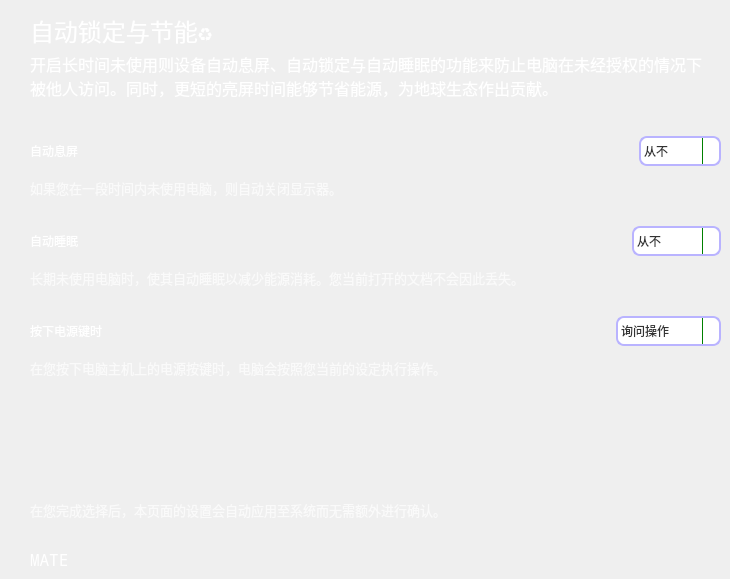
      <widget class="QWidget" name="util_greenify_stack_mate">
       <widget class="QLabel" name="util_greenify_stack_mate_prompt_subheader">
        <property name="geometry">
         <rect>
          <x>30</x>
          <y>50</y>
          <width>681</width>
          <height>51</height>
         </rect>
        </property>
        <property name="font">
         <font>
          <family>Noto Mono</family>
          <pointsize>12</pointsize>
          <weight>50</weight>
          <italic>false</italic>
          <bold>false</bold>
         </font>
        </property>
        <property name="styleSheet">
         <string notr="true">font: 12pt &quot;Noto Mono&quot;;
color: rgb(255, 255, 255);</string>
        </property>
        <property name="text">
         <string>开启长时间未使用则设备自动息屏、自动锁定与自动睡眠的功能来防止电脑在未经授权的情况下被他人访问。同时，更短的亮屏时间能够节省能源，为地球生态作出贡献。</string>
        </property>
        <property name="wordWrap">
         <bool>true</bool>
        </property>
       </widget>
       <widget class="QLabel" name="util_greenify_stack_mate_prompt_temp">
        <property name="geometry">
         <rect>
          <x>30</x>
          <y>550</y>
          <width>101</width>
          <height>20</height>
         </rect>
        </property>
        <property name="font">
         <font>
          <family>Noto Mono</family>
          <pointsize>12</pointsize>
          <weight>50</weight>
          <italic>false</italic>
          <bold>false</bold>
         </font>
        </property>
        <property name="styleSheet">
         <string notr="true">font: 12pt &quot;Noto Mono&quot;;
color: rgb(255, 255, 255);</string>
        </property>
        <property name="text">
         <string>MATE</string>
        </property>
        <property name="wordWrap">
         <bool>true</bool>
        </property>
       </widget>
       <widget class="QLabel" name="util_greenify_stack_mate_prompt_header">
        <property name="geometry">
         <rect>
          <x>30</x>
          <y>10</y>
          <width>411</width>
          <height>41</height>
         </rect>
        </property>
        <property name="font">
         <font>
          <family>Noto Mono</family>
          <pointsize>18</pointsize>
          <weight>50</weight>
          <italic>false</italic>
          <bold>false</bold>
         </font>
        </property>
        <property name="styleSheet">
         <string notr="true">font: 18pt &quot;Noto Mono&quot;;
color: rgb(255, 255, 255);</string>
        </property>
        <property name="text">
         <string>自动锁定与节能♻️</string>
        </property>
       </widget>
       <widget class="QWidget" name="layoutWidget_9">
        <property name="geometry">
         <rect>
          <x>30</x>
          <y>130</y>
          <width>691</width>
          <height>70</height>
         </rect>
        </property>
        <layout class="QVBoxLayout" name="mate_autoblank_layout_with_tip" stretch="6,1">
         <item>
          <layout class="QHBoxLayout" name="mate_autoblank_layout">
           <item>
            <widget class="QLabel" name="mate_autoblank_prompt">
             <property name="minimumSize">
              <size>
               <width>0</width>
               <height>40</height>
              </size>
             </property>
             <property name="styleSheet">
              <string notr="true">font: 14pt &quot;Noto Mono&quot;;
color: rgb(255, 255, 255);</string>
             </property>
             <property name="text">
              <string>自动息屏</string>
             </property>
            </widget>
           </item>
           <item>
            <spacer name="mate_autoblank_spacer">
             <property name="orientation">
              <enum>Qt::Horizontal</enum>
             </property>
             <property name="sizeHint" stdset="0">
              <size>
               <width>40</width>
               <height>20</height>
              </size>
             </property>
            </spacer>
           </item>
           <item>
            <widget class="QComboBox" name="mate_autoblank_combo_setting">
             <property name="sizePolicy">
              <sizepolicy hsizetype="Preferred" vsizetype="Fixed">
               <horstretch>0</horstretch>
               <verstretch>0</verstretch>
              </sizepolicy>
             </property>
             <property name="minimumSize">
              <size>
               <width>0</width>
               <height>30</height>
              </size>
             </property>
             <property name="maximumSize">
              <size>
               <width>90</width>
               <height>16777215</height>
              </size>
             </property>
             <property name="styleSheet">
              <string notr="true">QComboBox {
    border: 2px solid rgb(185, 179, 255);
    border-radius: 8px;
    padding: 1px 18px 1px 3px;
		color: rgb(51, 51, 51);
}

QComboBox:editable {
    background: rgb(240, 250, 254);
}

QComboBox:!editable, QComboBox::drop-down:editable {
		background: white;
}

/* QComboBox gets the &quot;on&quot; state when the popup is open */
QComboBox:!editable:on, QComboBox::drop-down:editable:on {
    background: white;
		color: rgb(147, 123, 171);
		font-weight: bold;
		/* color: rgb(255, 255, 255); */
}

QComboBox:!enabled {
    background: white;
}

QComboBox:on { /* shift the text when the popup opens */
    padding-top: 3px;
    padding-left: 4px;
}

QComboBox::drop-down {
    subcontrol-origin: padding;
    subcontrol-position: top right;
    width: 16px;

    border-left-width: 1px;
    border-left-color: green;
    border-left-style: solid; /* just a single line */
    border-top-right-radius: 6px; /* same radius as the QComboBox */
    border-bottom-right-radius: 3px;
}

QComboBox::down-arrow:on { /* shift the arrow when popup is open */
    top: 1px;
    left: 1px;
}</string>
             </property>
             <item>
              <property name="text">
               <string>从不</string>
              </property>
             </item>
             <item>
              <property name="text">
               <string>1分钟</string>
              </property>
             </item>
             <item>
              <property name="text">
               <string>5分钟</string>
              </property>
             </item>
             <item>
              <property name="text">
               <string>10分钟</string>
              </property>
             </item>
             <item>
              <property name="text">
               <string>30分钟</string>
              </property>
             </item>
             <item>
              <property name="text">
               <string>60分钟</string>
              </property>
             </item>
            </widget>
           </item>
          </layout>
         </item>
         <item>
          <widget class="QLabel" name="mate_autoblank_tip">
           <property name="maximumSize">
            <size>
             <width>16777215</width>
             <height>20</height>
            </size>
           </property>
           <property name="font">
            <font>
             <family>Noto Mono</family>
             <pointsize>10</pointsize>
             <weight>50</weight>
             <italic>false</italic>
             <bold>false</bold>
            </font>
           </property>
           <property name="styleSheet">
            <string notr="true">font: 10pt &quot;Noto Mono&quot;;
color: rgba(255, 255, 255, 180);</string>
           </property>
           <property name="text">
            <string>如果您在一段时间内未使用电脑，则自动关闭显示器。</string>
           </property>
           <property name="wordWrap">
            <bool>true</bool>
           </property>
          </widget>
         </item>
        </layout>
       </widget>
       <widget class="QWidget" name="layoutWidget_10">
        <property name="geometry">
         <rect>
          <x>30</x>
          <y>220</y>
          <width>691</width>
          <height>70</height>
         </rect>
        </property>
        <layout class="QVBoxLayout" name="mate_auto_suspend_layout_with_tip" stretch="6,1">
         <item>
          <layout class="QHBoxLayout" name="mate_auto_suspend_layout">
           <item>
            <widget class="QLabel" name="mate_auto_suspend_prompt">
             <property name="minimumSize">
              <size>
               <width>0</width>
               <height>40</height>
              </size>
             </property>
             <property name="styleSheet">
              <string notr="true">font: 14pt &quot;Noto Mono&quot;;
color: rgb(255, 255, 255);</string>
             </property>
             <property name="text">
              <string>自动睡眠</string>
             </property>
            </widget>
           </item>
           <item>
            <spacer name="mate_auto_suspend_spacer">
             <property name="orientation">
              <enum>Qt::Horizontal</enum>
             </property>
             <property name="sizeHint" stdset="0">
              <size>
               <width>40</width>
               <height>20</height>
              </size>
             </property>
            </spacer>
           </item>
           <item>
            <widget class="QComboBox" name="mate_auto_suspend_combo_setting">
             <property name="sizePolicy">
              <sizepolicy hsizetype="Preferred" vsizetype="Fixed">
               <horstretch>0</horstretch>
               <verstretch>0</verstretch>
              </sizepolicy>
             </property>
             <property name="minimumSize">
              <size>
               <width>0</width>
               <height>30</height>
              </size>
             </property>
             <property name="maximumSize">
              <size>
               <width>90</width>
               <height>16777215</height>
              </size>
             </property>
             <property name="styleSheet">
              <string notr="true">QComboBox {
    border: 2px solid rgb(185, 179, 255);
    border-radius: 8px;
    padding: 1px 18px 1px 3px;
		color: rgb(51, 51, 51);
}

QComboBox:editable {
    background: rgb(240, 250, 254);
}

QComboBox:!editable, QComboBox::drop-down:editable {
		background: white;
}

/* QComboBox gets the &quot;on&quot; state when the popup is open */
QComboBox:!editable:on, QComboBox::drop-down:editable:on {
    background: white;
		color: rgb(147, 123, 171);
		font-weight: bold;
		/* color: rgb(255, 255, 255); */
}

QComboBox:!enabled {
    background: white;
}

QComboBox:on { /* shift the text when the popup opens */
    padding-top: 3px;
    padding-left: 4px;
}

QComboBox::drop-down {
    subcontrol-origin: padding;
    subcontrol-position: top right;
    width: 16px;

    border-left-width: 1px;
    border-left-color: green;
    border-left-style: solid; /* just a single line */
    border-top-right-radius: 6px; /* same radius as the QComboBox */
    border-bottom-right-radius: 3px;
}

QComboBox::down-arrow:on { /* shift the arrow when popup is open */
    top: 1px;
    left: 1px;
}</string>
             </property>
             <item>
              <property name="text">
               <string>从不</string>
              </property>
             </item>
             <item>
              <property name="text">
               <string>10分钟</string>
              </property>
             </item>
             <item>
              <property name="text">
               <string>30分钟</string>
              </property>
             </item>
             <item>
              <property name="text">
               <string>60分钟</string>
              </property>
             </item>
             <item>
              <property name="text">
               <string>120分钟</string>
              </property>
             </item>
            </widget>
           </item>
          </layout>
         </item>
         <item>
          <widget class="QLabel" name="mate_auto_suspend_tip">
           <property name="maximumSize">
            <size>
             <width>16777215</width>
             <height>20</height>
            </size>
           </property>
           <property name="font">
            <font>
             <family>Noto Mono</family>
             <pointsize>10</pointsize>
             <weight>50</weight>
             <italic>false</italic>
             <bold>false</bold>
            </font>
           </property>
           <property name="styleSheet">
            <string notr="true">font: 10pt &quot;Noto Mono&quot;;
color: rgba(255, 255, 255, 180);</string>
           </property>
           <property name="text">
            <string>长期未使用电脑时，使其自动睡眠以减少能源消耗。您当前打开的文档不会因此丢失。</string>
           </property>
           <property name="wordWrap">
            <bool>true</bool>
           </property>
          </widget>
         </item>
        </layout>
       </widget>
       <widget class="QWidget" name="layoutWidget_11">
        <property name="geometry">
         <rect>
          <x>30</x>
          <y>310</y>
          <width>691</width>
          <height>70</height>
         </rect>
        </property>
        <layout class="QVBoxLayout" name="mate_power_btn_layout_with_tip" stretch="6,1">
         <item>
          <layout class="QHBoxLayout" name="mate_power_btn_layout">
           <item>
            <widget class="QLabel" name="mate_power_btn_prompt">
             <property name="minimumSize">
              <size>
               <width>0</width>
               <height>40</height>
              </size>
             </property>
             <property name="styleSheet">
              <string notr="true">font: 14pt &quot;Noto Mono&quot;;
color: rgb(255, 255, 255);</string>
             </property>
             <property name="text">
              <string>按下电源键时</string>
             </property>
            </widget>
           </item>
           <item>
            <spacer name="mate_power_btn_spacer">
             <property name="orientation">
              <enum>Qt::Horizontal</enum>
             </property>
             <property name="sizeHint" stdset="0">
              <size>
               <width>40</width>
               <height>20</height>
              </size>
             </property>
            </spacer>
           </item>
           <item>
            <widget class="QComboBox" name="mate_power_btn_combo_setting">
             <property name="sizePolicy">
              <sizepolicy hsizetype="Preferred" vsizetype="Fixed">
               <horstretch>0</horstretch>
               <verstretch>0</verstretch>
              </sizepolicy>
             </property>
             <property name="minimumSize">
              <size>
               <width>105</width>
               <height>30</height>
              </size>
             </property>
             <property name="maximumSize">
              <size>
               <width>105</width>
               <height>16777215</height>
              </size>
             </property>
             <property name="styleSheet">
              <string notr="true">QComboBox {
    border: 2px solid rgb(185, 179, 255);
    border-radius: 8px;
    padding: 1px 18px 1px 3px;
		color: rgb(51, 51, 51);
}

QComboBox:editable {
    background: rgb(240, 250, 254);
}

QComboBox:!editable, QComboBox::drop-down:editable {
		background: white;
}

/* QComboBox gets the &quot;on&quot; state when the popup is open */
QComboBox:!editable:on, QComboBox::drop-down:editable:on {
    background: white;
		color: rgb(147, 123, 171);
		font-weight: bold;
		/* color: rgb(255, 255, 255); */
}

QComboBox:!enabled {
    background: white;
}

QComboBox:on { /* shift the text when the popup opens */
    padding-top: 3px;
    padding-left: 4px;
}

QComboBox::drop-down {
    subcontrol-origin: padding;
    subcontrol-position: top right;
    width: 16px;

    border-left-width: 1px;
    border-left-color: green;
    border-left-style: solid; /* just a single line */
    border-top-right-radius: 6px; /* same radius as the QComboBox */
    border-bottom-right-radius: 3px;
}

QComboBox::down-arrow:on { /* shift the arrow when popup is open */
    top: 1px;
    left: 1px;
}</string>
             </property>
             <item>
              <property name="text">
               <string>询问操作</string>
              </property>
             </item>
             <item>
              <property name="text">
               <string>睡眠</string>
              </property>
             </item>
             <item>
              <property name="text">
               <string>关机</string>
              </property>
             </item>
             <item>
              <property name="text">
               <string>无处理</string>
              </property>
             </item>
            </widget>
           </item>
          </layout>
         </item>
         <item>
          <widget class="QLabel" name="mate_power_btn_tip">
           <property name="maximumSize">
            <size>
             <width>16777215</width>
             <height>20</height>
            </size>
           </property>
           <property name="font">
            <font>
             <family>Noto Mono</family>
             <pointsize>10</pointsize>
             <weight>50</weight>
             <italic>false</italic>
             <bold>false</bold>
            </font>
           </property>
           <property name="styleSheet">
            <string notr="true">font: 10pt &quot;Noto Mono&quot;;
color: rgba(255, 255, 255, 180);</string>
           </property>
           <property name="text">
            <string>在您按下电脑主机上的电源按键时，电脑会按照您当前的设定执行操作。</string>
           </property>
           <property name="wordWrap">
            <bool>true</bool>
           </property>
          </widget>
         </item>
        </layout>
       </widget>
       <widget class="QLabel" name="util_greenify_stack_mate_apply_confirm">
        <property name="geometry">
         <rect>
          <x>30</x>
          <y>500</y>
          <width>689</width>
          <height>20</height>
         </rect>
        </property>
        <property name="maximumSize">
         <size>
          <width>16777215</width>
          <height>20</height>
         </size>
        </property>
        <property name="font">
         <font>
          <family>Noto Mono</family>
          <pointsize>10</pointsize>
          <weight>50</weight>
          <italic>false</italic>
          <bold>false</bold>
         </font>
        </property>
        <property name="styleSheet">
         <string notr="true">font: 10pt &quot;Noto Mono&quot;;
color: rgba(255, 255, 255, 180);</string>
        </property>
        <property name="text">
         <string>在您完成选择后，本页面的设置会自动应用至系统而无需额外进行确认。</string>
        </property>
        <property name="wordWrap">
         <bool>true</bool>
        </property>
       </widget>
      </widget>
